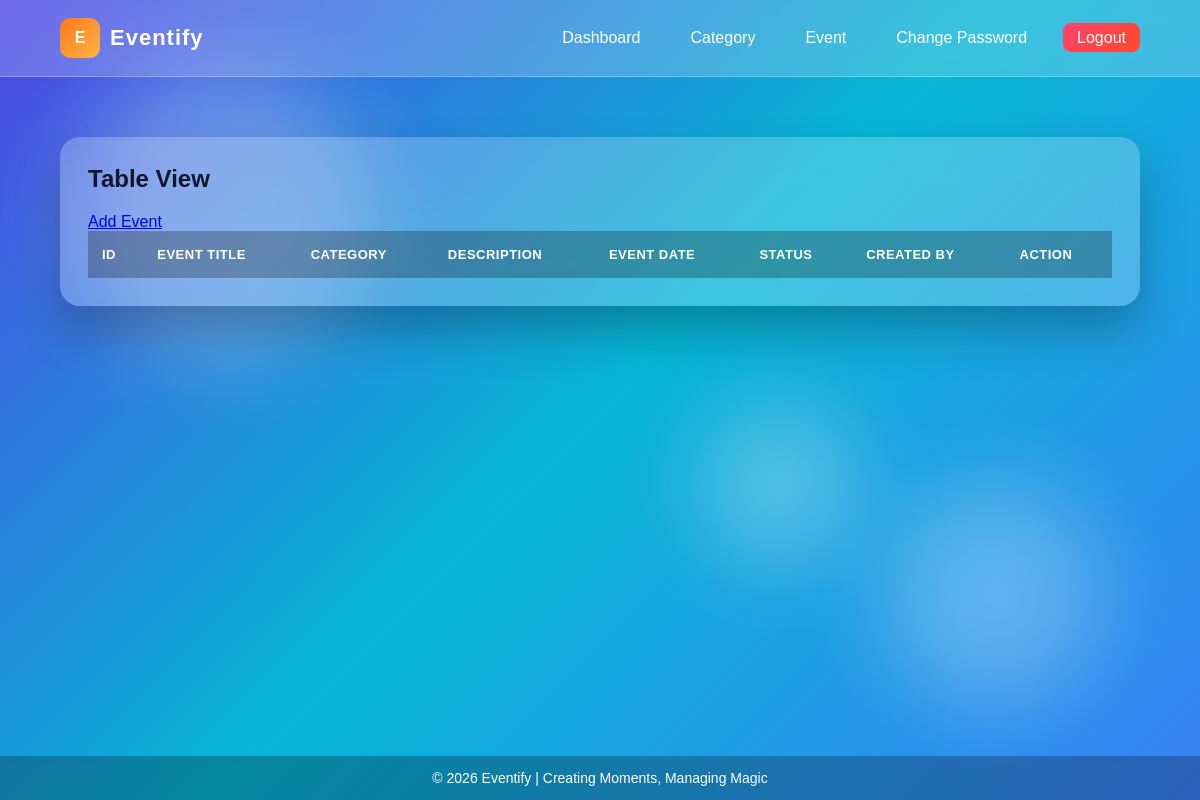
Before: /eventlist/ (signed in) with the older database file.
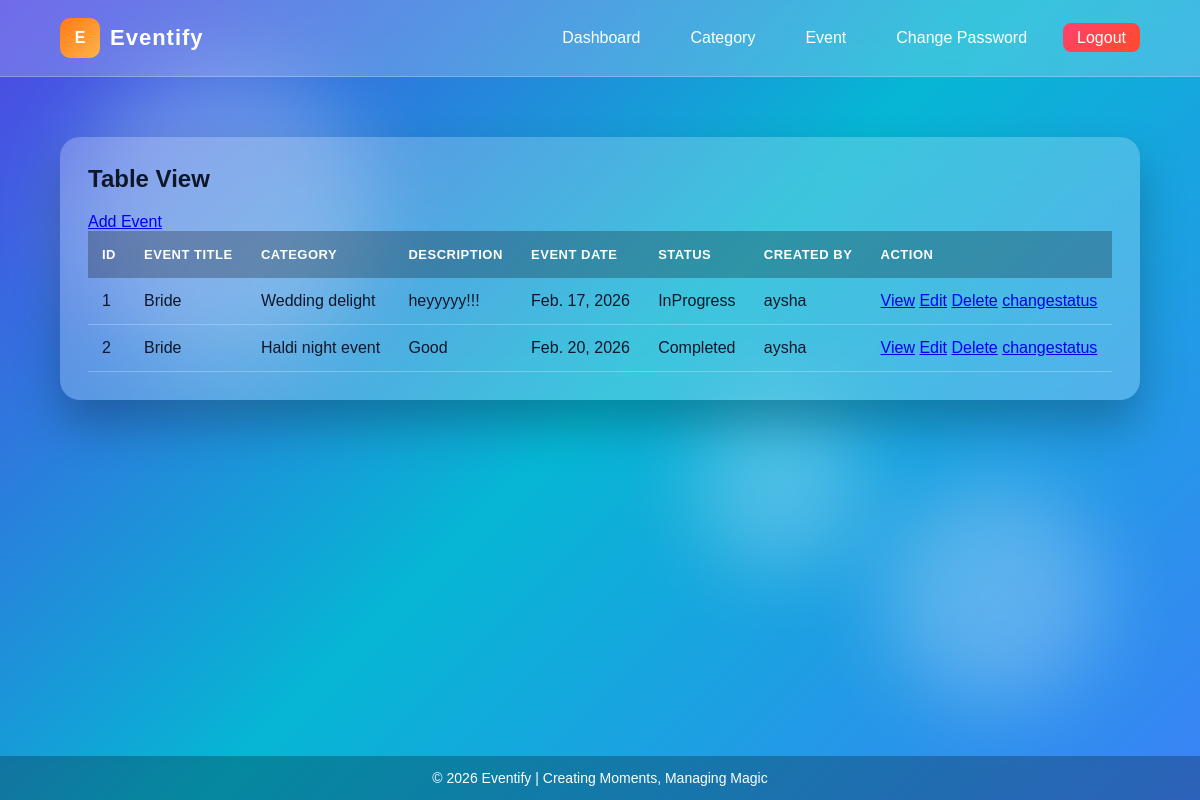
After: the same page with the newer database file.
### event/models.py (models this page shows, shortened)
class EventModel(models.Model):
    event_title=models.CharField(max_length=100,null=True)
    category=models.ForeignKey(CategoryModel,on_delete=models.CASCADE,null=True)
    description=models.TextField(null=True)
    event_date=models.DateField(null=True)
    STATUS=[
        ('NotStarted','NotStarted'),
        ('InProgress','InProgress'),
        ('Completed','Completed'),
    ]
    status=models.CharField(choices=STATUS,max_length=100,null=True)
    created_by=models.ForeignKey(EventUserModel,on_delete=models.CASCADE,null=True)

class CategoryModel(models.Model):
    name=models.CharField(max_length=100,null=True)
    def __str__(self):
        return self.name

class EventUserModel(AbstractUser):
    full_name=models.CharField(max_length=100,null=True)
    profile_image=models.ImageField(upload_to='pics',null=True)
    USER_TYPES=[
        ('Admin','Admin'),
        ('Creator','Creator'),
    ]
    user_types=models.CharField(choices=USER_TYPES,max_length=100,null=True)
    def __str__(self):
        return self.username

### event/views.py (the view)
# urls.py: path('eventlist/', eventPage, name="event"),
def eventPage(request):
    user=request.user
    if user.user_types == "Admin":
        data=EventModel.objects.all()
    else:
        data=EventModel.objects.filter(created_by=user)
    return render(request, "event/eventlist.html", {'data':data})

### event/templates/event/eventlist.html (shortened to what this page needs)
{% extends 'master/base.html' %}
{% block body %}
        <div class="card">
            <h2>Table View</h2>
            <table>
                <thead>
                    <a href="{% url 'addevent' %}">Add Event</a>
                    <tr>
                        <th>ID</th>
                        <th>Event title</th>
                        <th>Category</th>
                        <th>Description</th>
                        <th>Event date</th>
                        <th>Status</th>
                        <th>Created by</th>
                        <th>Action</th>
                    </tr>
                </thead>
                <tbody>
                    {% for i in data %}
                    <tr>
                        <td>{{forloop.counter}}</td>
                        <td>{{i.event_title}}</td>
                        <td>{{i.category}}</td>
                        <td>{{i.description}}</td>
                        <td>{{i.event_date}}</td>
                        <td>{{i.status}}</td>
                        <td>{{i.created_by}}</td>
                        <td>
                            <a href="{% url 'view' i.id %}">View</a>
                            <a class=edit href="{% url 'editevent' i.id %}">Edit</a>
                            <a class=delete href="{% url 'deleteevent' i.id %}">Delete</a>
                            <a class=change-status href="{% url 'changestatus' i.id %}">changestatus</a>
                        </td>
                    </tr>
                   {% endfor %}
                </tbody>
            </table>
        </div>
{% endblock body %}

### event/templates/master/base.html (shortened to what this page needs)
<!DOCTYPE html>
<html lang="en">
<head>
</head>
<body>
<div class="bg-animation">
    <div class="circle"></div>
    <div class="circle"></div>
    <div class="circle"></div>
</div>
{% include "master/nav.html" %}
<main>
    {% block body %}
    {% endblock body %}
</main>
<footer>
    © 2026 Eventify | Creating Moments, Managing Magic
</footer>
</body>
</html>

### event/templates/master/nav.html
<nav class="navbar">
    <div class="logo">
        <div class="logo-icon">E</div>
        <span class="logo-text">Eventify</span>
    </div>
    <ul class="nav-links">
        <li><a href="{% url 'home' %}">Dashboard</a></li>
        {% if user.user_types == "Admin" %}
        <li><a href="{% url 'category' %}">Category</a></li>
        {% endif %}
        <li><a href="{% url 'event' %}">Event</a></li>
        <li><a href="{% url 'changepassword' %}">Change Password</a></li>
        <li><a href="{% url 'logout' %}" class="logout-btn">Logout</a></li>
    </ul>
</nav>

### event/templates/master/base.html (style rules this page uses)
* { margin:0; padding:0; box-sizing:border-box; font-family:'Poppins',sans-serif; }
body { min-height:100vh; background: linear-gradient(135deg,#4f46e5,#06b6d4,#3b82f6); color:#ffffff; overflow-x:hidden; display:flex; flex-direction:column; }
.bg-animation { position:fixed; inset:0; z-index:-1; }
.circle { position:absolute; border-radius:50%; background:rgba(255,255,255,0.25); filter:blur(40px); animation:float 10s infinite ease-in-out; }
.circle:nth-child(1) { width:300px;height:300px; top:8%;left:6%; }
.circle:nth-child(2) { width:220px;height:220px; bottom:12%;right:8%; }
.circle:nth-child(3) { width:170px;height:170px; top:50%;right:28%; }
.navbar { display:flex; justify-content:space-between; align-items:center; padding:18px 60px; background:rgba(255,255,255,0.20); backdrop-filter:blur(14px); border-bottom:1px solid rgba(255,255,255,0.25); }
.logo { display:flex; align-items:center; gap:10px; }
.logo-icon { width:40px;height:40px; border-radius:10px; background:linear-gradient(135deg,#ff7a18,#ffb347); display:flex; align-items:center; justify-content:center; font-weight:bold; }
.logo-text { font-size:22px; font-weight:600; letter-spacing:1px; }
.nav-links { list-style:none; display:flex; gap:22px; }
.nav-links a { text-decoration:none; color:#ffffff; padding:6px 14px; border-radius:8px; transition:.3s; }
.logout-btn { background:linear-gradient(135deg,#ff416c,#ff4b2b); border-radius:20px; }
main { flex:1; padding:60px; }
footer { text-align:center; padding:14px; background:rgba(0,0,0,0.25); font-size:14px; }
.card { background:rgba(255,255,255,0.22); backdrop-filter:blur(18px); border-radius:20px; padding:28px; box-shadow:0 25px 45px rgba(0,0,0,0.25); animation:fadeIn .4s ease; }
.card h2 { margin-bottom:20px; font-size:24px; color:#0f172a; }
table { width:100%; border-collapse:collapse; }
thead { background:rgba(0,0,0,0.25); }
thead th { padding:16px 14px; text-transform:uppercase; font-size:13px; letter-spacing:0.5px; color:#ffffff; text-align:left; }
tbody td { padding:14px; border-bottom:1px solid rgba(255,255,255,0.25); color:#0f172a; font-weight:500; }

Changed rows visible on the page:
added EventModel: event_title "Bride", category "Wedding delight", description "heyyyyy!!!", event_date "Feb. 17, 2026", status "InProgress", created_by "aysha"
added EventModel: event_title "Bride", category "Haldi night event", description "Good", event_date "Feb. 20, 2026", status "Completed", created_by "aysha"
